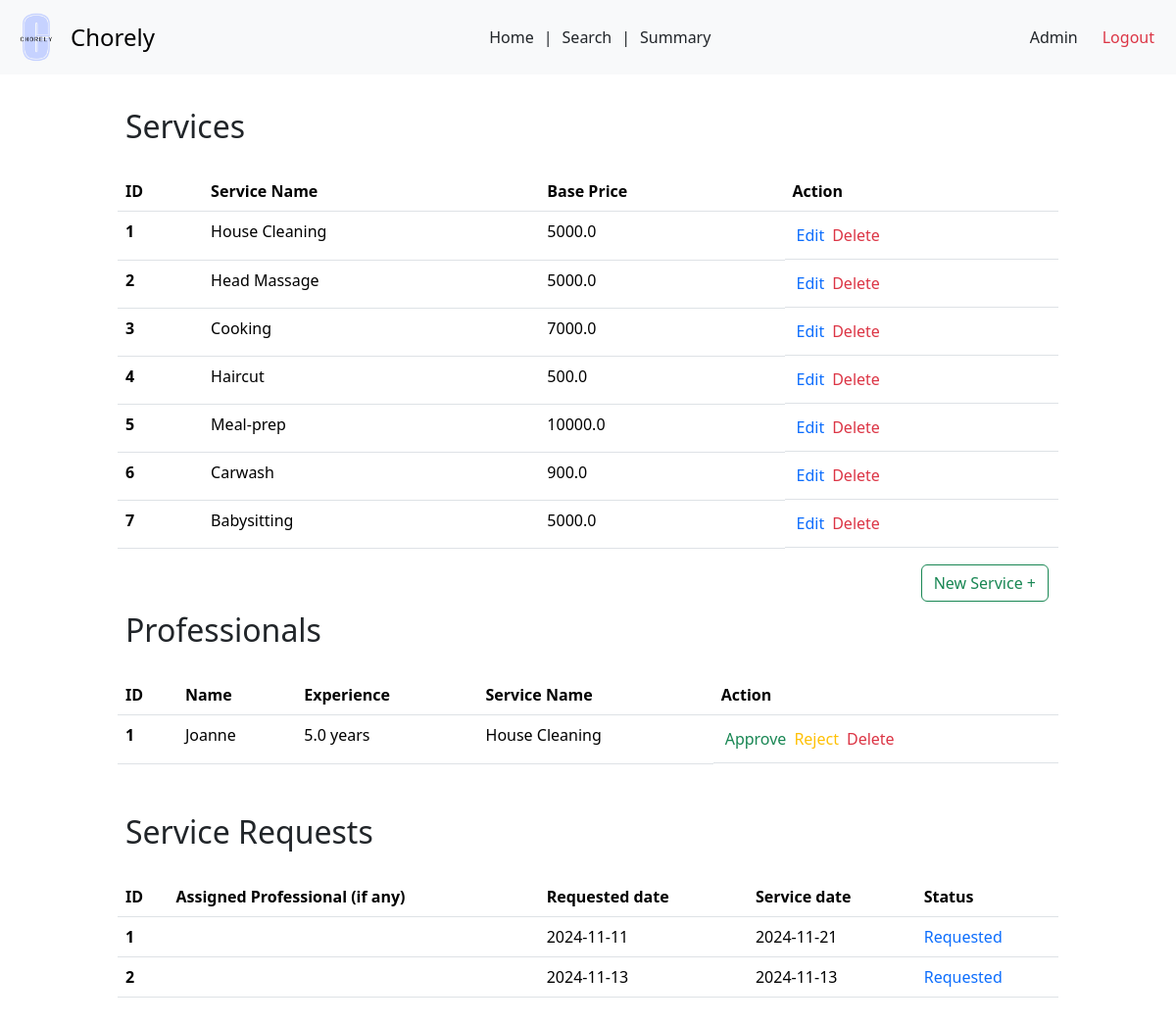
The page /admin on the database its author committed.
### backend/models.py (models this page shows)
class Services(db.Model):
    __tablename__ = 'Services'
    service_id = db.Column(db.Integer, primary_key=True, autoincrement=True)
    name = db.Column(db.String, nullable=False)
    description = db.Column(db.String)
    base_price = db.Column(db.Float, nullable=False)
    time_required = db.Column(db.Integer)
    category = db.Column(db.String)
    service_professionals = db.relationship('ServiceProfessionals', backref='service')
    service_requests = db.relationship('ServiceRequests', backref='service')

class ServiceProfessionals(db.Model):
    __tablename__ = 'ServiceProfessionals'
    professional_id = db.Column(db.Integer, primary_key=True, autoincrement=True)
    user_id = db.Column(db.Integer, db.ForeignKey('Users.user_id'), unique=True, nullable=False)
    service_id = db.Column(db.Integer, db.ForeignKey('Services.service_id'), nullable=False)
    experience_years = db.Column(db.Integer)
    profile_verified = db.Column(db.Boolean, default=False)
    name = db.Column(db.String, nullable = False)
    phone = db.Column(db.String)
    address = db.Column(db.String)
    pin_code = db.Column(db.String)
    service_requests = db.relationship('ServiceRequests', backref='professional')

class ServiceRequests(db.Model):
    __tablename__ = 'ServiceRequests'
    request_id = db.Column(db.Integer, primary_key=True, autoincrement=True)
    service_id = db.Column(db.Integer, db.ForeignKey('Services.service_id'), nullable=False)
    customer_id = db.Column(db.Integer, db.ForeignKey('Customers.customer_id'), nullable=False)
    professional_id = db.Column(db.Integer, db.ForeignKey('ServiceProfessionals.professional_id'))
    requested_service_date = db.Column(db.Date, default=date.today())
    date_of_request = db.Column(db.Date, default=date.today())
    date_of_completion = db.Column(db.Date)
    service_status = db.Column(db.String, default='requested')
    additional_requests = db.Column(db.String)
    remarks = db.Column(db.String)
    rating = db.Column(db.Float)

### backend/controllers.py (the view)
@app.route('/admin')
def admin_dash():
  services = Services.query.all()
  professionals = ServiceProfessionals.query.all()
  service_requests = ServiceRequests.query.all()
  return render_template('admin-dash.html', services = services, professionals = professionals, service_requests = service_requests)

### templates/admin-dash.html (shortened to what this page needs)
<!DOCTYPE html>
<html lang="en">
<head>
  <link href="https://cdn.jsdelivr.net/npm/bootstrap@5.3.3/dist/css/bootstrap.min.css" rel="stylesheet">
  <link rel="stylesheet" href="{{ url_for('static', filename = 'prof-dash.css')}}">
  <link rel="stylesheet" href="{{ url_for('static', filename = 'navbar.css')}}">
</head>
<body>
  <nav class="navbar bg-body-tertiary">
    <div class="container-fluid">
      <a class="navbar-brand d-flex align-items-center" href="#" style="text-decoration: none;">
        <img src="{{ url_for('static', filename = 'logo.png')}}" alt="Chorely Logo" width="50" height="50" id="logo">
        <span style="font-size: 1.5rem;">Chorely</span>
      </a>
      <div style="display: flex;">
        <a class="nav-link active" aria-current="page" href="#">Home</a>
        |
        <a class="nav-link" href="#">Search</a>
        |
        <a class="nav-link" href="#">Summary</a>
      </div>
      <div class="d-flex text text-end">
        <a class="nav-link" href="#">Admin</a>
        <a class="nav-link text-danger" href="/userlogin">Logout</a>
      </div>
    </div>
  </nav>
  <div id="main">
    <div id="canvas">
      <br>
      <h2 class="headings">Services</h2><br>
      {% if services|length==0 %}
        <div class="text text-center">
          There are no created services
        </div>
      {% else %}
        <div>
          <table class="table">
            <thead>
              <tr>
                <th scope="col">ID</th>
                <th scope="col">Service Name</th>
                <th scope="col">Base Price</th>
                <th scope="col">Action</th>
              </tr>
            </thead>
            <tbody>
              {% for service in services %}
                <tr>
                  <th scope="row">{{ loop.index }}</th>
                  <td>{{service.name}}</td>
                  <td>{{ service.base_price }}</td>
                  <td class="d-flex"><a href="#" class="nav-link text-primary accept-btn" >Edit</a><a href="#" class="nav-link text-danger reject-btn">Delete</a> </td>
                </tr>
              {% endfor %}
            </tbody>
          </table>
        </div>
      {% endif %}
      <div class="text text-end">
        <a href="/service/create"><button class="btn btn-outline-success">New Service +</button></a>
      </div>
      <h2 class="headings">Professionals</h2><br>
      {% if professionals|length ==0 %}
        <div class="text text-center mt-3 mb-3">
          <h5 class="headings">No Registered Professionals</h5>
        </div>
      {% else %}
        <div>
          <table class="table">
            <thead>
              <tr>
                <th scope="col">ID</th>
                <th scope="col">Name</th>
                <th scope="col">Experience</th>
                <th scope="col">Service Name</th>
                <th scope="col">Action</th>
              </tr>
            </thead>
            <tbody>
              {% for pro in professionals %}
                <tr>
                  <th scope="row">{{loop.index}}</th>
                  <td>{{pro.name}}</td>
                  <td>{{pro.experience_years}} years</td>
                  {% for service in services %}
                    {% if service.service_id == pro.service_id %}
                      <td>{{ service.name }}</td>
                    {% endif %}
                  {% endfor %}
                  {% if pro.profile_verified==0 %}
                    <td class="d-flex"><a href="#" class="nav-link text-success accept-btn">Approve</a> <a href="#" class="nav-link text-warning reject-btn"> Reject</a><a href="#" class="nav-link text-danger reject-btn">Delete</a></td>
                  {% else %}
                    <td class="d-flex"><a href="#" class="nav-link text-danger reject-btn">Block</a></td>
                  {% endif %}
                </tr>
              {% endfor %}
            </tbody>
          </table>
        </div>
      {% endif %}
      <br>
      <h2 class="headings">Service Requests</h2><br>
      {% if service_requests|length ==0 %}
        <div class="text text-center mt-3 mb-3">
          <h5 class="headings">No Requests have been made</h5>
        </div>
      {% else %}
      <div>
        <table class="table">
          <thead>
            <tr>
              <th scope="col">ID</th>
              <th scope="col">Assigned Professional (if any)</th>
              <th scope="col">Requested date</th>
              <th scope="col">Service date</th>
              <th scope="col">Status</th>
            </tr>
          </thead>
          <tbody>
            {% for request in service_requests %}
              <tr>
                <th scope="row">{{ loop.index }}</th>
                <td>{{ request.professional.name }}</td>
                <td>{{ request.date_of_request }}</td>
                <td>{{ request.requested_service_date }}</td>
                <td class="text text-primary">{{ request.service_status | title }}</td>
              </tr>
            {% endfor %}
          </tbody>
        </table>
      </div>
      {% endif %}
</body>
</html>

### static/prof-dash.css (style rules this page uses)
* { margin: 0px; }
#main, #canvas { border: 2px none black; }
#canvas { width: 80%; margin: auto; height: max-content; padding-bottom: 100px; }
.headings { margin: 3px; padding-left: 5px; margin-top: 10px; }
td a { margin: 4px; }

### static/navbar.css (style rules this page uses)
#logo { object-fit: contain ; margin-right: 10px; filter: brightness(1.1) contrast(1.1) saturate(1.2); filter: contrast(100%); }
.text-end { margin-right: 10px; }

### rows shown on the page
Services: name "House Cleaning", base_price "5000.0"
Services: name "Head Massage", base_price "5000.0"
Services: name "Cooking", base_price "7000.0"
Services: name "Haircut", base_price "500.0"
Services: name "Meal-prep", base_price "10000.0"
Services: name "Carwash", base_price "900.0"
Services: name "Babysitting", base_price "5000.0"
ServiceProfessionals: name "Joanne", experience_years "5.0", profile_verified "Approve"
ServiceRequests: date_of_request "2024-11-11", requested_service_date "2024-11-21", service_status "Requested"
ServiceRequests: date_of_request "2024-11-13", requested_service_date "2024-11-13", service_status "Requested"
